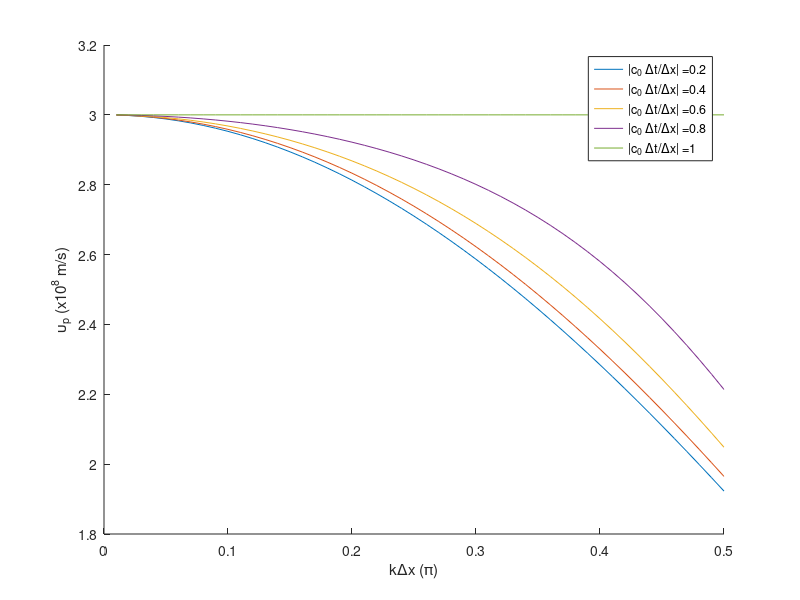
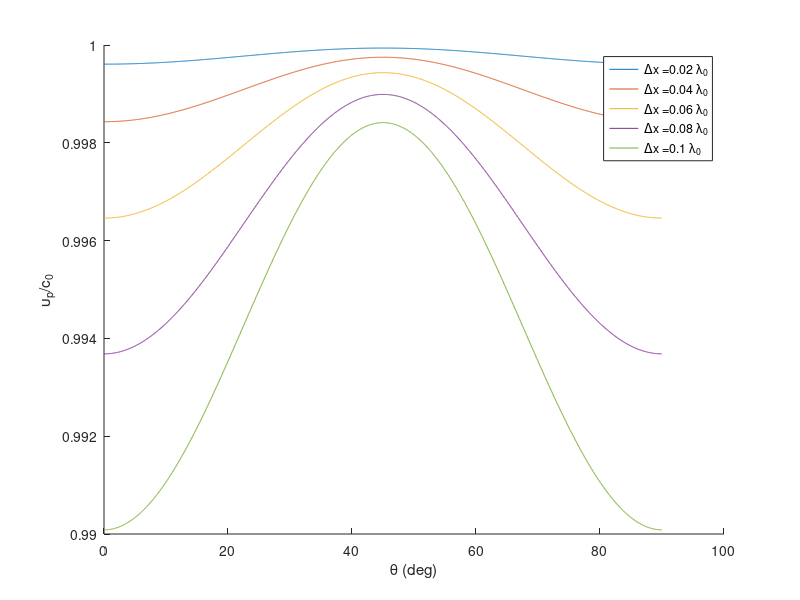

MATLAB code to generate these figures, in order:
clc
clear

f0 = 10*10^9;
omega0 = 2*pi*f0;
c0 = 3*10^8;

k = omega0/c0;
lambda0 = c0/f0;

dx = (lambda0/100):(lambda0/100):lambda0/2;

figure(1);
hold on;
it = 1;
for ti = 0.2:0.2:1
    dt = ti*dx/c0;
    vp = (2./(k*dt)).*asin(c0.*dt.*sin(k*dx/2)./dx);
    plot(k*dx/(2*pi), vp*10^(-8));
    Legend{it}=strcat('|c_0 Δt/Δx| = ', num2str(ti));
    it = it + 1;
end
ylabel("υ_p (x10^8 m/s)");
xlabel("kΔx (π)")
legend(Legend);

figure(2);
hold on;
theta = 0:0.001:pi/2;
c0 = 3*10^8;
it = 1;
for dxi = 0.02:0.02:0.1
    dx = dxi*lambda0;
    dt = 0.9*dx/(c0*sqrt(2));
    vp = (2./(k*dt)).*asin(c0.*dt.*sqrt(sin(k.*cos(theta).*dx./2).^2+sin(k.*sin(theta).*dx./2).^2)./dx);
    plot(theta*180/pi, vp/c0);
    Legend{it}=strcat('Δx = ', num2str(dxi) ,' λ_0');
    it = it + 1;
end
ylabel("υ_p/c_0");
xlabel("θ (deg)")
legend(Legend);
